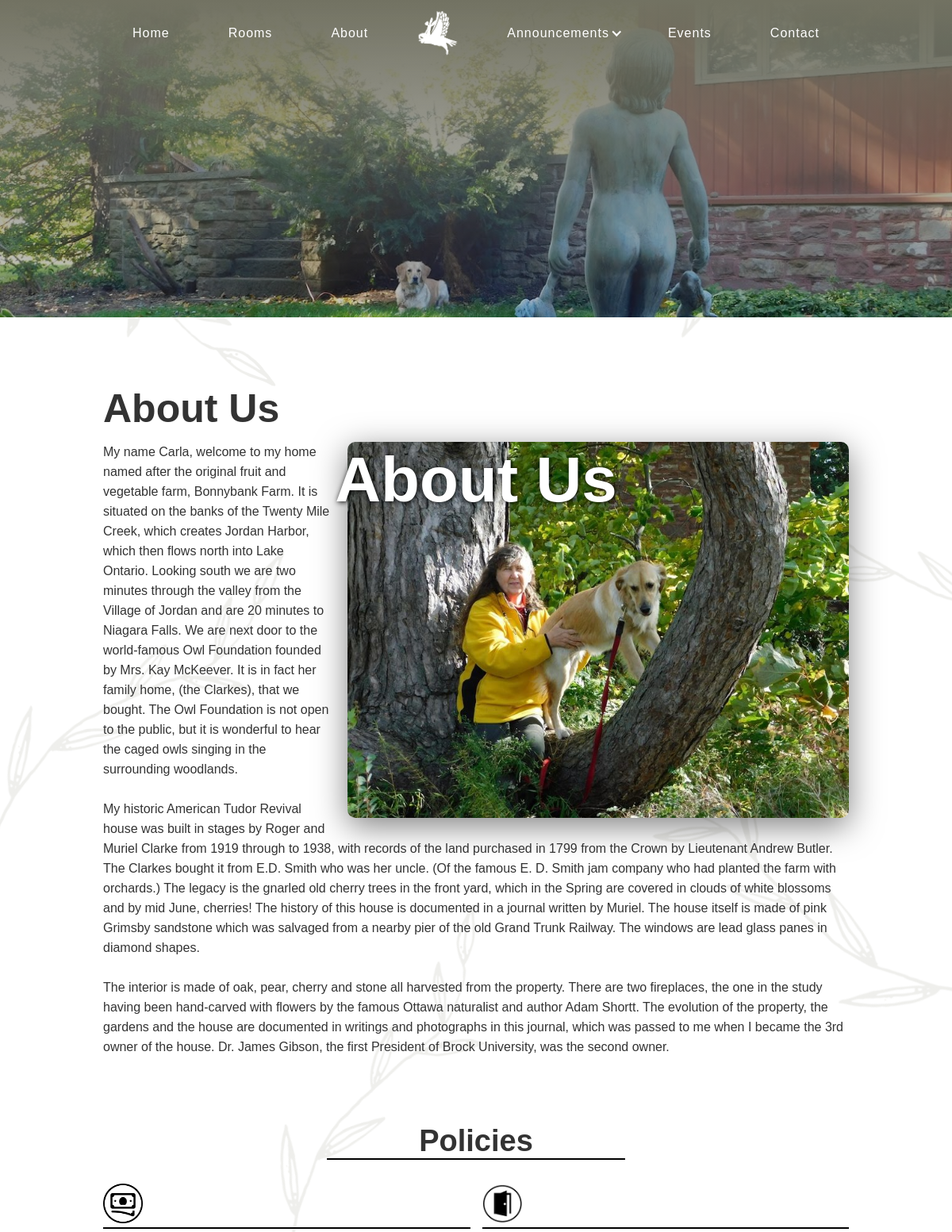
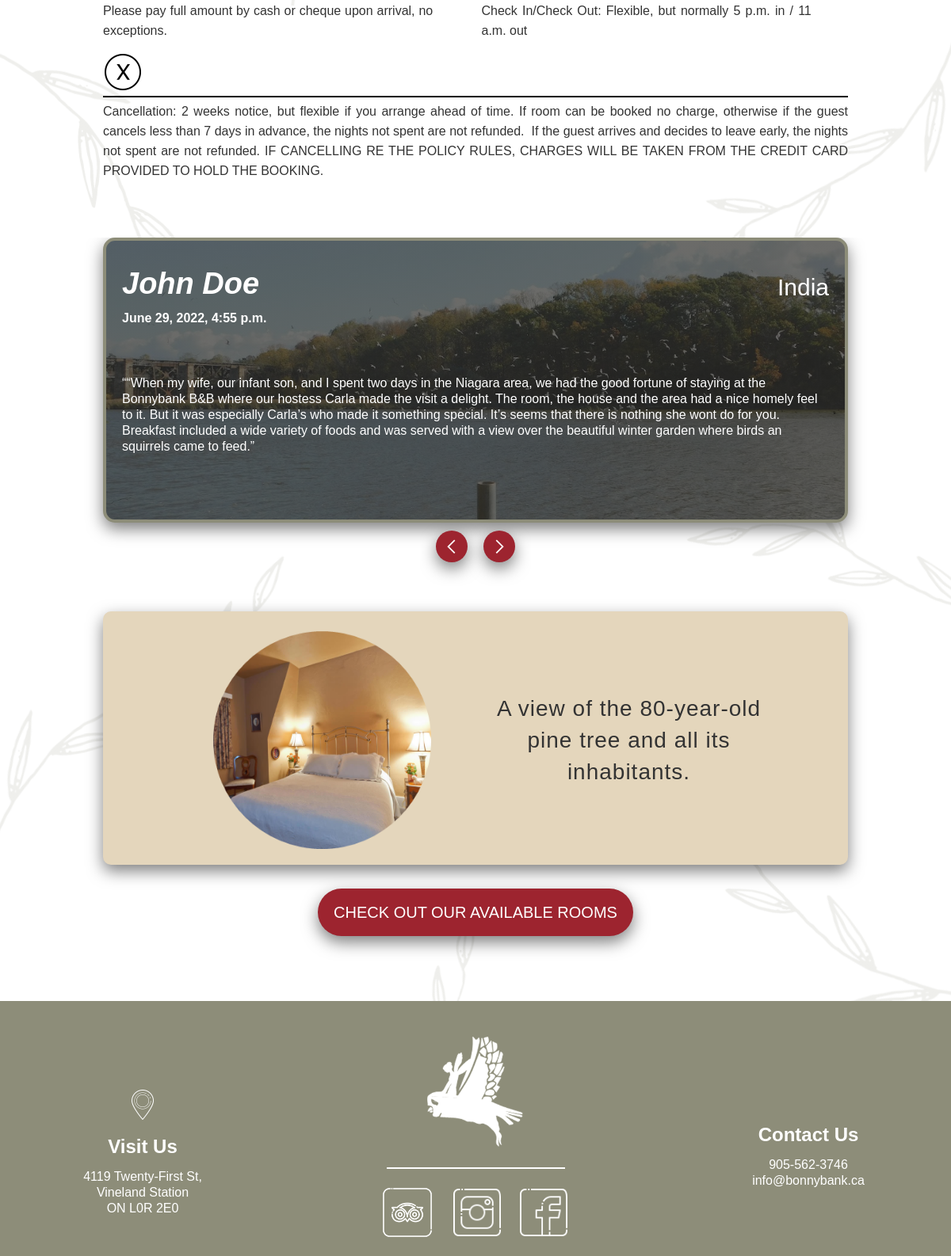
The page /about/ on the database its author committed (2 pictures, top to bottom).
### bonnybank_app/models.py (models this page shows, shortened)
class Review(models.Model):
    name = models.CharField(max_length=200)
    country = models.CharField(max_length=200)
    date = models.DateTimeField(auto_now_add=True)
    quote = models.TextField(max_length=500) #Temporary value and change later for the card size

### bonnybank_app/views.py (the view)
# urls.py: path('about/', views.about, name="about"),
def about(request):
    review = Review.objects.all()
    context = {'review': review}
    return render(request, 'about.html', context)

### templates/about.html (shortened to what this page needs)
<!DOCTYPE html>
{% load static %}
<html data-wf-page="62ac7eea8daf5f80a86940c3" data-wf-site="62ac7eea8daf5fe60e6940c1">
<head>
  <link href="{% static 'css/normalize.css' %}" rel="stylesheet" type="text/css">
  <link href="{% static 'css/webflow.css' %}" rel="stylesheet" type="text/css">
  <link href="{% static 'css/bonnybank-b-b.webflow.css' %}" rel="stylesheet" type="text/css">
</head>
<body class="body-new">
  {% include 'navbar.html' %}
  <div class="about-us-hro-slider wf-section">
    <div data-delay="4000" data-animation="cross" class="slider-4 w-slider" data-autoplay="true" data-easing="ease" data-hide-arrows="false" data-disable-swipe="false" data-autoplay-limit="0" data-nav-spacing="3" data-duration="1000" data-infinite="true">
      <div class="mask-2 w-slider-mask">
        <div class="slide-9 w-slide"></div>
      </div>
    </div>
    <h1 class="heading-16">About Us</h1>
  </div>
  <div class="about-us-section body-section wf-section">
    <div class="container-10 w-container">
      <h1 class="heading-5">About Us</h1>
      <div class="div-block-18 w-clearfix"><img src="{% static 'images/DSCN1614.JPG' %}" loading="lazy" width="632" sizes="(max-width: 479px) 89vw, (max-width: 991px) 90vw, 631.9921875px" srcset="{% static 'images/DSCN1614-p-500.jpeg' %} 500w, {% static 'images/DSCN1614-p-800.jpeg' %} 800w, {% static 'images/DSCN1614-p-1080.jpeg' %} 1080w, {% static 'images/DSCN1614.JPG' %} 1292w" alt="" class="image-15">
        <div class="text-block-12">My name Carla, welcome to my home named after the original fruit and vegetable farm, Bonnybank Farm. It is situated on the banks of the Twenty Mile Creek, which creates Jordan Harbor, which then flows north into Lake Ontario. Looking south we are two minutes through the valley from the Village of Jordan and are 20 minutes to Niagara Falls. We are next door to the world-famous Owl Foundation founded by Mrs. Kay McKeever. It is in fact her family home, (the Clarkes), that we bought. The Owl Foundation is not open to the public, but it is wonderful to hear the caged owls singing in the surrounding woodlands.<br><br>My historic American Tudor Revival house was built in stages by Roger and Muriel Clarke from 1919 through to 1938, with records of the land purchased in 1799 from the Crown by Lieutenant Andrew Butler. The Clarkes bought it from E.D. Smith who was her uncle. (Of the famous E. D. Smith jam company who had planted the farm with orchards.) The legacy is the gnarled old cherry trees in the front yard, which in the Spring are covered in clouds of white blossoms and by mid June, cherries! The history of this house is documented in a journal written by Muriel. The house itself is made of pink Grimsby sandstone which was salvaged from a nearby pier of the old Grand Trunk Railway. The windows are lead glass panes in diamond shapes. <br><br>The interior is made of oak, pear, cherry and stone all harvested from the property. There are two fireplaces, the one in the study having been hand-carved with flowers by the famous Ottawa naturalist and author Adam Shortt. The evolution of the property, the gardens and the house are documented in writings and photographs in this journal, which was passed to me when I became the 3rd owner of the house. Dr. James Gibson, the first President of Brock University, was the second owner.</div>
      </div>
    </div>
  </div>
  <div class="about-us-section body-section wf-section">
    <div class="w-container">
      <div class="policyheader heading-5">
        <h1 class="title">Policies</h1>
        <div class="underlinediv forheader"></div>
      </div>
      <div class="policiesdiv">
        <div id="w-node-fe9fc1d3-307e-7c1e-a5c2-1f830a0eff09-76551a12" class="policy"><img src="{% static 'images/icons8-money-90.png' %}" loading="lazy" width="50" alt="">
          <div class="underlinediv"></div>
          <div class="text-block-15">Please pay full amount by cash or cheque upon arrival, no exceptions.</div>
        </div>
        <div id="w-node-c37e8af9-e9a7-838d-d5b1-106189c017ef-76551a12" class="policy"><img src="{% static 'images/my-check-in.png' %}" loading="lazy" width="50" alt="">
          <div class="underlinediv"></div>
          <div class="text-block-15 checkintext">Check In/Check Out: Flexible, but normally 5 p.m. in / 11 a.m. out</div>
        </div>
        <div id="w-node-ff59ab44-97ed-3f77-e0cf-c38afac71347-76551a12" class="policy"><img src="{% static 'images/cancel-2.png' %}" loading="lazy" width="50" alt="">
          <div class="underlinediv"></div>
          <div class="text-block-16">Cancellation: 2 weeks notice, but flexible if you arrange ahead of time. If room can be booked no charge, otherwise if the guest cancels less than 7 days in advance, the nights not spent are not refunded.  If the guest arrives and decides to leave early, the nights not spent are not refunded. IF CANCELLING RE THE POLICY RULES, CHARGES WILL BE TAKEN FROM THE CREDIT CARD PROVIDED TO HOLD THE BOOKING.</div>
        </div>
      </div>
    </div>
  </div><img src="{% static 'images/Vines-2.png' %}" loading="lazy" width="564" alt="" class="image-26"><img src="{% static 'images/Vines-2.png' %}" loading="lazy" width="564" alt="" class="image-21">
  <div class="body-section-2 reviews wf-section">
    <div data-delay="4000" data-animation="slide" class="slider-9 w-slider" data-autoplay="false" data-easing="ease" data-hide-arrows="false" data-disable-swipe="false" data-autoplay-limit="0" data-nav-spacing="3" data-duration="500" data-infinite="true">
      <div class="w-slider-mask">
        {% for entry in review %}
        <div class="w-slide">
          <div class="container-20 w-container">
            <div class="div-block-63">
              <h1 class="heading-23"><strong><em class="italic-text-7">{{entry.name}}</em></strong></h1>
              <div class="text-block-34">{{entry.country}}</div>
            </div>
            <div class="text-block-33"><strong><em class="italic-text-5">{{entry.date}}</em></strong></div>
            <div class="text-block-32">“{{entry.quote}}”</div>
          </div>
        </div>
        {% endfor %}
      </div>
      <div class="left-arrow-9 w-slider-arrow-left">
        <div class="button alt">
          <div class="icon-10 w-icon-slider-left"></div>
        </div>
      </div>
      <div class="right-arrow-9 w-slider-arrow-right">
        <div class="button alt">
          <div class="icon-9 w-icon-slider-right"></div>
        </div>
      </div>
    </div>
  </div>
  <div class="body-section about-us-section wf-section">
    <div class="container-6 w-container">
      <div class="div-block-12"><img src="{% static 'images/redSquirrel.png' %}" loading="lazy" width="297" id="w-node-_479996e1-b0a3-2d62-9995-0ecde4956d0f-76551a12" alt="" class="image-27">
        <div id="w-node-_762b3ff6-04d4-a2ed-be92-028c291b46a7-76551a12" class="roomdesc">
          <div id="w-node-_38fa2028-cc07-0dc0-0711-07e90cbbda91-76551a12" class="text-block-13">A view of the 80-year-old pine tree and all its inhabitants.</div>
        </div>
      </div>
      <a href="{% url 'rooms' %}" class="button w-button">CHECK OUT OUR AVAILABLE ROOMS</a>
    </div>
  </div><img src="{% static 'images/Vines-2.png' %}" loading="lazy" width="437" alt="" class="image-24">
  {% include 'footer.html' %}
</body>
</html>

### static/css/webflow.css (style rules this page uses)
[class^="w-icon-"], [class*=" w-icon-"] { font-family: 'webflow-icons' !important; speak: none; font-style: normal; font-weight: normal; font-variant: normal; text-transform: none; line-height: 1; -webkit-font-smoothing: antialiased; -moz-osx-font-smoothing: grayscale; }
.w-icon-slider-right:before { content: "\e600"; }
.w-icon-slider-left:before { content: "\e601"; }
* { -webkit-box-sizing: border-box; -moz-box-sizing: border-box; box-sizing: border-box; }
html { height: 100%; }
body { margin: 0; min-height: 100%; background-color: #fff; font-family: Arial, sans-serif; font-size: 14px; line-height: 20px; color: #333; }
img { max-width: 100%; vertical-align: middle; display: inline-block; }
.w-clearfix:before, .w-clearfix:after { content: " "; display: table; grid-column-start: 1; grid-row-start: 1; grid-column-end: 2; grid-row-end: 2; }
.w-clearfix:after { clear: both; }
.w-button { display: inline-block; padding: 9px 15px; background-color: #3898EC; color: white; border: 0; line-height: inherit; text-decoration: none; cursor: pointer; border-radius: 0; }
h1, h2, h3, h4, h5, h6 { font-weight: bold; margin-bottom: 10px; }
h1 { font-size: 38px; line-height: 44px; margin-top: 20px; }
.w-container { margin-left: auto; margin-right: auto; max-width: 940px; }
.w-container:before, .w-container:after { content: " "; display: table; grid-column-start: 1; grid-row-start: 1; grid-column-end: 2; grid-row-end: 2; }
.w-container:after { clear: both; }
.w-slider { position: relative; height: 300px; text-align: center; background: #dddddd; clear: both; -webkit-tap-highlight-color: rgba(0, 0, 0, 0); tap-highlight-color: rgba(0, 0, 0, 0); }
.w-slider-mask { position: relative; display: block; overflow: hidden; z-index: 1; left: 0; right: 0; height: 100%; white-space: nowrap; }
.w-slide { position: relative; display: inline-block; vertical-align: top; width: 100%; height: 100%; white-space: normal; text-align: left; }
.w-slider-arrow-left, .w-slider-arrow-right { position: absolute; width: 80px; top: 0; right: 0; bottom: 0; left: 0; margin: auto; cursor: pointer; overflow: hidden; color: white; font-size: 40px; -webkit-tap-highlight-color: rgba(0, 0, 0, 0); tap-highlight-color: rgba(0, 0, 0, 0); -webkit-user-select: none; -moz-user-select: none; -ms-user-select: none; user-select: none; }
.w-slider-arrow-left [class^='w-icon-'], .w-slider-arrow-right [class^='w-icon-'], .w-slider-arrow-left [class*=' w-icon-'], .w-slider-arrow-right [class*=' w-icon-'] { position: absolute; }
.w-slider-arrow-left { z-index: 3; right: auto; }
.w-slider-arrow-right { z-index: 4; left: auto; }
.w-icon-slider-left, .w-icon-slider-right { top: 0; right: 0; bottom: 0; left: 0; margin: auto; width: 1em; height: 1em; }

### rows shown on the page
Review: name "John Doe", country "India", date "June 29, 2022, 4:55 p.m.", quote "“When my wife, our infant son, and I spent two days in the Niagara area, we had the good fortune of staying at the Bonnybank B&B where our hostess Carla made the visit a delight. The room, the house and the area had a nice homely feel to it. But it was especially Carla’s who made it something special. It’s seems that there is nothing she wont do for you. Breakfast included a wide variety of foods and was served with a view over the beautiful winter garden where birds an squirrels came to feed."
